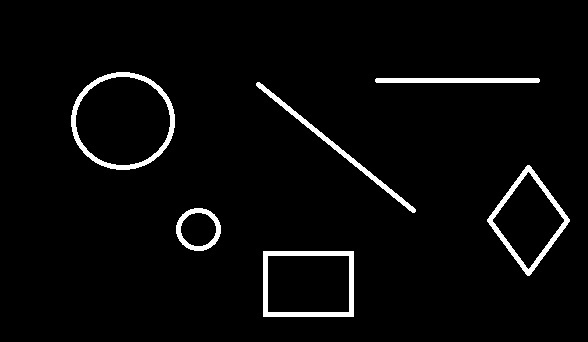
#> input picture Tarea 8/figuras.jpg, 588 x 342 px
$ python example2.py
#> lines starting #> are read from the running program, lines starting #| are printed output that depends on the picture; after the words box and inside, x2 and y2 are one past the last pixel; in counts of white or black regions, pixels touching at a corner belong together
import cv2
import numpy as np
font = cv2.FONT_HERSHEY_COMPLEX
img = cv2.imread("figuras.jpg", cv2.IMREAD_GRAYSCALE)
#> img is the input picture: shape (342, 588); min 0, max 255, mean 8.6
_, threshold = cv2.threshold(img, 240, 255, cv2.THRESH_BINARY)
#> threshold: shape (342, 588); 3.4% white; 6 white regions
contours,_ = cv2.findContours(threshold, cv2.RETR_TREE, cv2.CHAIN_APPROX_SIMPLE)
#> contours = 10 contours; largest, box (x1, y1, x2, y2) and area: (71, 72, 175, 170) 7851, (75, 76, 171, 166) 6618, (263, 251, 354, 317) 5850, (487, 165, 570, 276) 4702, (267, 255, 350, 313) 4672
for cnt in contours:
    approx = cv2.approxPolyDP(cnt, 0.01*cv2.arcLength(cnt, True), True)
    cv2.drawContours(img, [approx], 0, (100,100,100), 5)
    x = approx.ravel()[0]
    y = approx.ravel()[1]
    if len(approx) <= 2:
        cv2.putText(img, "Line", (x, y), font, .3, (100,10,10))
    elif len(approx) == 3:
        cv2.putText(img, "Triangle", (x, y), font, .3, (100,10,10))
    elif len(approx) == 4:
        cv2.putText(img, "Rectangle", (x, y), font, .3, (100,10,10))
    elif len(approx) == 5:
        cv2.putText(img, "Pentagon", (x, y), font, .3, (100,10,10))
    elif 6 < len(approx) < 15:
        cv2.putText(img, "Ellipse", (x, y), font, .3, (100,10,10))
    else:
        cv2.putText(img, "Circle", (x, y), font, .3, (100,10,10))
#> this loop made 10 passes
#> (approx, x, y) on passes 1, 2, 5, 6, 7, 8: ([[263, 251], [263, 316], [353, 316], [353, 251]], 263, 251), ([[267, 256], [348, 255], [349, 311], [268, 312]], 267, 256), ([[527, 165], [487, 221], [529, 275], [569, 219]], 527, 165), ([[528, 171], [564, 219], [528, 269], [492, 221]], 528, 171), ([[256, 83], [415, 211]], 256, 83), ([[375, 79], [539, 81]], 375, 79)
#> (x, y) on passes 3, 4, 9, 10: (190, 209), (191, 213), (116, 72), (116, 76)
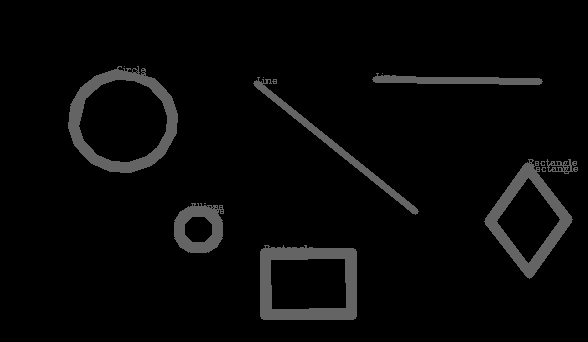
#> img: shape (342, 588); 6.95% of pixels changed, all inside (x1, y1, x2, y2) = (68, 66, 578, 320)
cv2.imshow("shapes", img)
cv2.imshow("Threshold", threshold)
cv2.waitKey(0)
cv2.destroyAllWindows()

$ run again, with Tarea 8/img2.jpg copied over Tarea 8/figuras.jpg
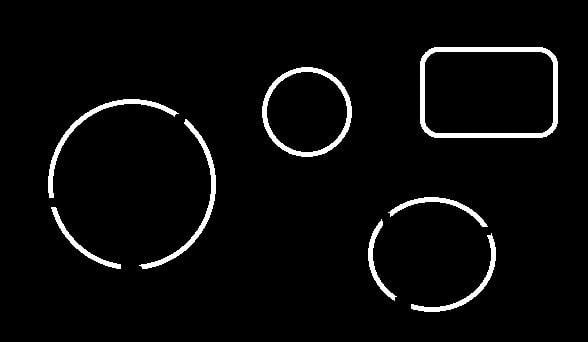
#> input picture Tarea 8/img2.jpg, 588 x 342 px
#> img is the input picture: shape (342, 588); min 0, max 255, mean 9.6
#> `_, threshold = cv2.threshold(img, 240, 255, cv2.THRESH_BINARY)`:
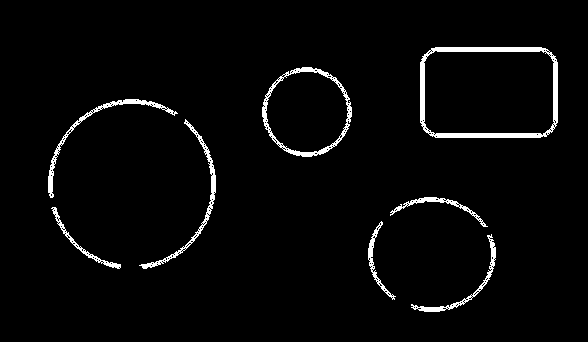
#> threshold: shape (342, 588); 2.9% white; 8 white regions
#> contours = 369 contours, 359 with area under 20; largest, box (x1, y1, x2, y2) and area: (420, 47, 558, 138) 12002, (423, 50, 555, 136) 10442, (262, 67, 352, 157) 6073, (265, 71, 349, 153) 5240, (48, 99, 178, 198) 609
#> the loop `for cnt in contours:` made 369 passes
#> (x, y) on passes 1, 3, 4: (491, 234), (442, 308), (417, 308)
#> after the loop `for cnt in contours:`:
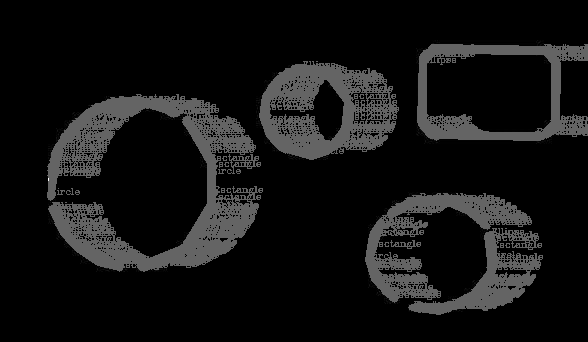
#> img: shape (342, 588); 18.66% of pixels changed, all inside (x1, y1, x2, y2) = (47, 44, 588, 315)
